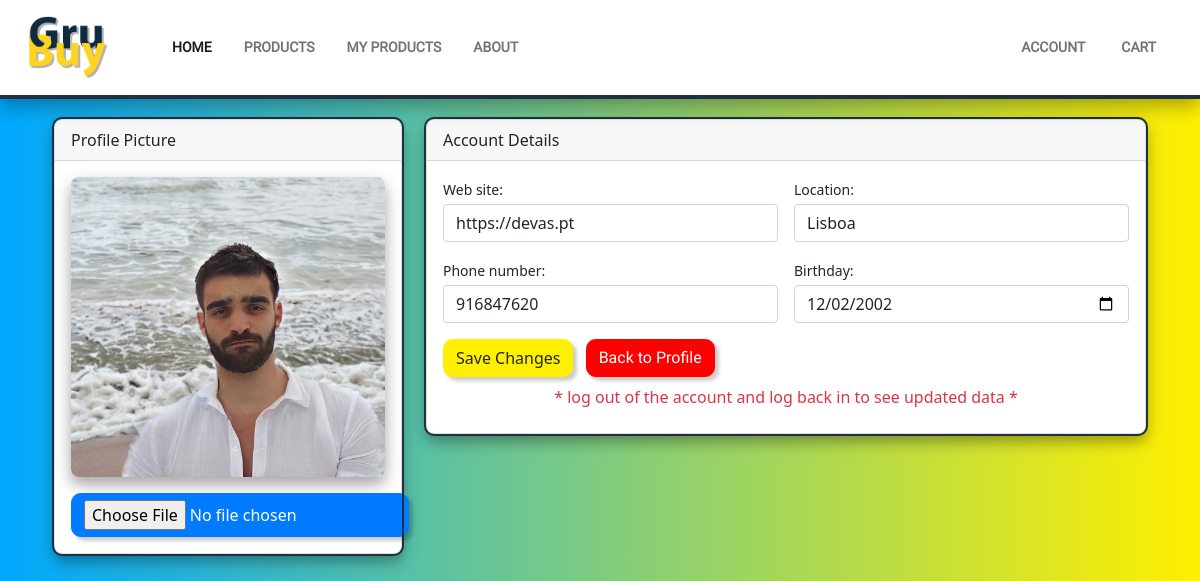
The page /editprofile.php (signed in) on the database its author committed.
### tables this page shows
CREATE TABLE IF NOT EXISTS `users` (
  `userID` int(11) NOT NULL AUTO_INCREMENT,
  `userName` varchar(128) NOT NULL,
  `userEmail` varchar(128) NOT NULL,
  `userPassword` varchar(128) NOT NULL,
  `userWebsite` varchar(128) DEFAULT NULL,
  `userLocation` varchar(128) DEFAULT NULL,
  `userPhone` int(11) DEFAULT NULL,
  `userBirthday` date DEFAULT NULL,
  `userImage` varchar(128) DEFAULT NULL,
  PRIMARY KEY (`userID`)
);

### loginscript/dbaccess.php (called while the page is built)
<?php
class Database
{
      public function connect()
      {
            try {
                  $username = "GruBuyDBUser";
                  $password = "GruBuyDBPassword";
                  $conn = new PDO("mysql:host=10.0.1.4;dbname=grubuy", $username, $password);
                  return $conn;
            } catch (PDOException $e) {
                  echo "<br>Connection failed: " . $e->getMessage() . "<br/>";
            }
      }
}

### editprofile.php (the view, shortened to what this page needs)
<?php
include './loginscript/dbaccess.php';
?>
<!DOCTYPE html>
<html lang="en">
<head>
    <link href="https://cdn.jsdelivr.net/npm/bootstrap@5.0.2/dist/css/bootstrap.min.css" rel="stylesheet">
    <link rel="stylesheet" href="css/style.css">
</head>
<body class="color-background">
    <?php
    require "header.php";
    ?>
    <div class="container px-4 mt-4">
        <form action="profilescript/changeprofile.php" method="POST" enctype="multipart/form-data">
            <div class="row">
                <?php
                class edituser extends Database
                {
                    public function pickProduct($userID)
                    {
                        $stmt = $this->connect()->prepare('SELECT * FROM users WHERE userID = ?;');
                        $stmt->execute(array($userID));
                        $euser = $stmt->fetch(PDO::FETCH_ASSOC);
                        return $euser;
                    }
                }
                $myuser = new edituser();
                $userID = isset($_SESSION["user_ID"]) ? $_SESSION["user_ID"] : '';
                $user_edit = $myuser->pickProduct($userID);
                $date = new DateTime($user_edit["userBirthday"]);
                $result = $date->format('Y-m-d');
                echo '
                <div class="col-xl-4">
                    <div class="card style-border4 mb-4 mb-xl-0">
                        <div class="card-header">Profile Picture</div>
                        <div class="card-body text-center">
                        ';
                        if (empty($user_edit["userImage"])) {
                            echo '<img class="style-border5 card-img-top card-image-size" src="./imagens/image icons/person_icon.png" alt="null">';
                        }
                        else {
                            echo '<img class="style-border5 card-img-top card-image-size" src="./uploads/users/'.$user_edit["userImage"].'" alt="notnull">';
                        }
                        echo'
                            <input class="btn btn-primary file-btn mt-3" type="file" name="profileimage" accept="image/*">
                        </div>
                    </div>
                </div>';
                echo '
                    <div class="col-xl-8">
                        <div class="card mb-4 style-border4">
                            <div class="card-header">Account Details</div>
                            <div class="card-body">
                                <div class="row gx-3 mb-3">
                                    <div class="col-md-6">
                                        <label class="small mb-1" for="inputOrgName">Web site: </label>
                                        <input class="form-control" type="url" name="website" value="' .$user_edit["userWebsite"]. '">
                                    </div>
                                    <div class="col-md-6">
                                        <label class="small mb-1" for="inputLocation">Location: </label>
                                        <input class="form-control" type="text" name="location" value="' .$user_edit["userLocation"]. '">
                                    </div>
                                </div>
                                <div class="row gx-3 mb-3">
                                    <div class="col-md-6">
                                        <label class="small mb-1" for="inputPhone">Phone number: </label>
                                        <input class="form-control" type="number" name="phone" maxlength="9" value="' .$user_edit["userPhone"]. '">
                                    </div>
                                    <div class="col-md-6">
                                        <label class="small mb-1" for="inputBirthday">Birthday: </label>
                                        <input class="form-control" type="date" name="birthday" min="1922-1-1" max="2022-12-31" placeholder="'. $result . '" value="'. $result . '">
                                    </div>
                                </div>
                                <button name="submit" type="submit" class="btn btn-warning">Save Changes</button>
                                <a href="myaccount.php" name="submit" type="button" class="btn btn-danger ms-2">Back to Profile</a>
                                <p class="text-danger text-center m-2"> * log out of the account and log back in to see updated data *</p>
                            </div>
                        </div>
                    </div>
                </div>';
                ?>
        </form>
    </div>
</body>
</html>

### css/style.css (style rules this page uses)
.btn-primary { color: #fff; background-color: #08abf7; border-color: #08abf7; box-shadow: 0.325vw 0.325vw 0.325vw rgb(0 0 0 / 20%); border-radius: 0.6rem; margin: 0; }
.btn-warning { color: #212529; background-color: #ffef00; border-color: #ffef00; box-shadow: 0.325vw 0.325vw 0.325vw rgb(0 0 0 / 20%); border-radius: 0.6rem; margin: 0; }
.btn-danger { box-shadow: 0.325vw 0.325vw 0.325vw rgb(0 0 0 / 20%); border-radius: 0.6rem; margin: 0; }
.file-btn { -webkit-appearance:none; content: none !important; }
.color-background { background: rgb(0, 168, 255); background: linear-gradient(90deg, rgb(0, 168, 255) 0%, rgb(255, 239, 0) 100%); }
.style-border4 { box-shadow: 0 8px 12px 0 rgba(0, 0, 0, 0.2), 0 6px 20px 0 rgba(0, 0, 0, 0.19); outline-style: solid; outline-color: #202f41; outline-width: 2px; border-radius: 0.5em; }
.style-border5 { box-shadow: 0 8px 12px 0 rgba(0, 0, 0, 0.2), 0 6px 20px 0 rgba(0, 0, 0, 0.19); border-radius: 0.5em; }
.card-image-size { width: 100%; height: 300px; object-fit: cover; }
.btn-primary { background-color: #007bff; border-color: #007bff; }
.card { transition: translate ease-in-out 100ms, box-shadow ease-in-out 100ms; }
.btn { transition: translate ease-in-out 100ms, box-shadow ease-in-out 100ms; }
a { font-size: 14px; font-family: "Roboto-Regular" !important; color:#ffc107; }
.form-control { outline: none !important; box-shadow: none !important; }
.btn-danger { background-color: #ff0000 !important; border-color: #ff0000 !important }

### rows shown on the page
users: userImage (picture), website "https://devas.pt", location "Lisboa", phone "916847620", birthday "12/02/2002"
